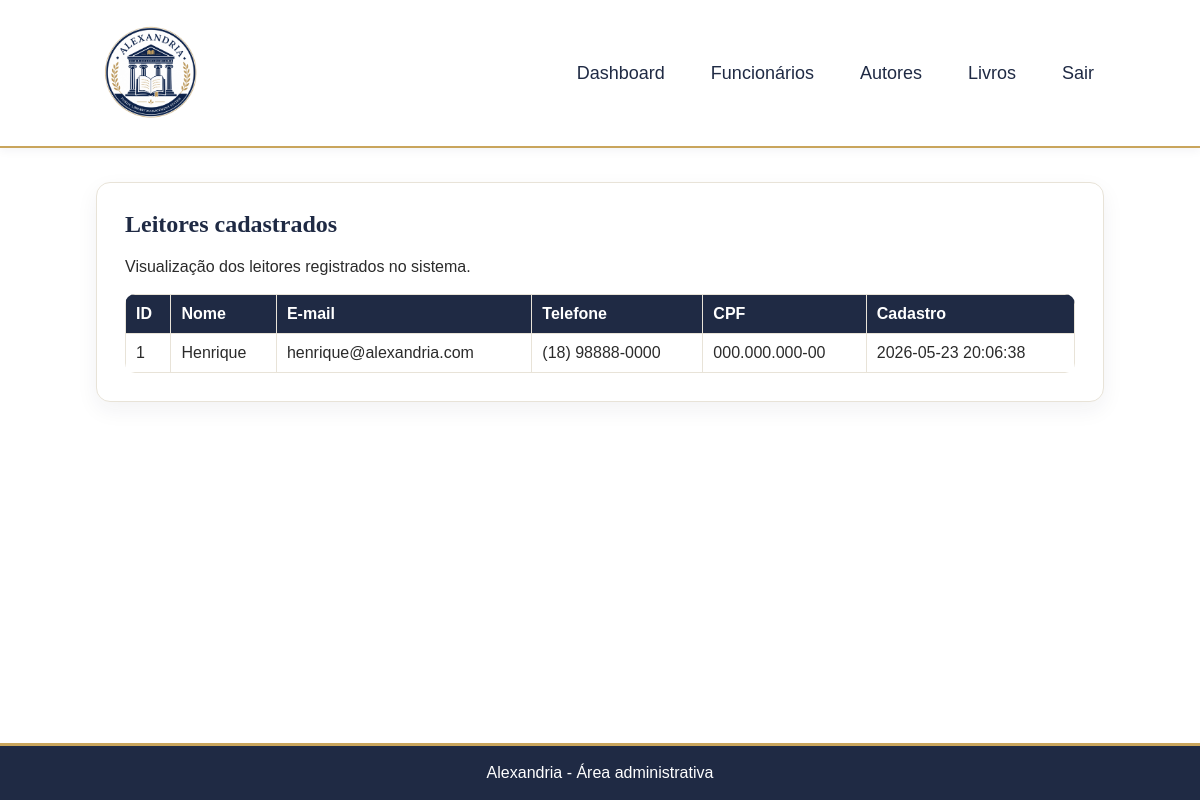
The page /view/gerenciar_leitores.php (signed in) on the database its author committed.
### tables this page shows
CREATE TABLE leitores (
    id_leitor INT AUTO_INCREMENT PRIMARY KEY,
    nome VARCHAR(100) NOT NULL,
    email VARCHAR(100) NOT NULL UNIQUE,
    senha VARCHAR(255) NOT NULL,
    telefone VARCHAR(20),
    cpf VARCHAR(20),
    data_cadastro DATETIME DEFAULT CURRENT_TIMESTAMP
);

### view/gerenciar_leitores.php (the view, shortened to what this page needs)
<?php
require_once "../controller/conexao.php";
$resultado = mysqli_query($conexao, "SELECT id_leitor, nome, email, telefone, cpf, data_cadastro FROM leitores ORDER BY nome");
?>
<!DOCTYPE html>
<html lang="pt-br">
<head>
    <link rel="stylesheet" href="../assets/css/style.css">
</head>
<body>
    <header>
        <a class="logo-site" href="../index.php">
            <img src="../assets/img/logo_alexandria.webp" alt="Logo Alexandria">
        </a>
        <nav>
            <a href="dashboard.php">Dashboard</a>
            <a href="gerenciar_funcionarios.php">Funcionários</a>
            <a href="gerenciar_autores.php">Autores</a>
            <a href="gerenciar_livros.php">Livros</a>
            <a href="../controller/auth.php?acao=logout">Sair</a>
        </nav>
    </header>
    <main>
        <section>
            <h2>Leitores cadastrados</h2>
            <p>Visualização dos leitores registrados no sistema.</p>
            <table>
                <thead>
                    <tr>
                        <th>ID</th>
                        <th>Nome</th>
                        <th>E-mail</th>
                        <th>Telefone</th>
                        <th>CPF</th>
                        <th>Cadastro</th>
                    </tr>
                </thead>
                <tbody>
                    <?php if ($resultado && mysqli_num_rows($resultado) > 0): ?>
                        <?php while ($leitor = mysqli_fetch_assoc($resultado)): ?>
                            <tr>
                                <td><?php echo intval($leitor["id_leitor"]); ?></td>
                                <td><?php echo htmlspecialchars($leitor["nome"]); ?></td>
                                <td><?php echo htmlspecialchars($leitor["email"]); ?></td>
                                <td><?php echo htmlspecialchars($leitor["telefone"]); ?></td>
                                <td><?php echo htmlspecialchars($leitor["cpf"]); ?></td>
                                <td><?php echo htmlspecialchars($leitor["data_cadastro"]); ?></td>
                            </tr>
                        <?php endwhile; ?>
                    <?php else: ?>
                        <tr>
                            <td colspan="6">Nenhum leitor cadastrado.</td>
                        </tr>
                    <?php endif; ?>
                </tbody>
            </table>
        </section>
    </main>
    <footer>
        <p>Alexandria - Área administrativa</p>
    </footer>
</body>
</html>

### assets/css/style.css (style rules this page uses)
:root { --branco: #ffffff; --fundo: #ffffff; --fundo-claro: #ffffff; --azul: #1f2a44; --azul-hover: #162033; --dourado: #c9a55c; --dourado-claro: #eadfbe; --cinza: #e8e3d8; --texto: #2b2b2b; --texto-suave: #666666; }
* { box-sizing: border-box; }
html { min-height: 100%; }
body { min-height: 100vh; margin: 0; display: flex; flex-direction: column; font-family: Arial, Helvetica, sans-serif; background: var(--fundo); color: var(--texto); }
header { display: flex; align-items: center; justify-content: space-between; flex-wrap: wrap; gap: 12px 24px; background: var(--branco); color: var(--azul); padding: 18px 8%; border-bottom: 2px solid var(--dourado); box-shadow: 0 2px 10px rgba(31, 42, 68, 0.06); }
.logo-site { display: inline-block; text-decoration: none; }
.logo-site img { display: block; width: 110px; max-width: 100%; height: auto; }
nav { display: flex; align-items: center; justify-content: flex-end; flex-wrap: wrap; gap: 26px; }
nav a { color: var(--azul); text-decoration: none; font-size: 18px; padding: 6px 10px; }
main { width: 84%; margin: 0 auto; padding: 34px 0; flex: 1; }
.hero, main > section, .pagina-formulario section { background: var(--branco); padding: 28px; border: 1px solid var(--cinza); border-radius: 14px; box-shadow: 0 8px 22px rgba(31, 42, 68, 0.06); margin-bottom: 24px; }
.hero h2, main h2 { margin-top: 0; font-family: Georgia, 'Times New Roman', serif; color: var(--azul); }
table { width: 100%; border-collapse: collapse; margin-top: 18px; background: var(--branco); border-radius: 10px; overflow: hidden; }
th, td { border: 1px solid var(--cinza); padding: 10px; text-align: left; vertical-align: top; }
th { background: var(--azul); color: var(--branco); }
footer { background: var(--azul); color: var(--branco); padding: 18px 8%; text-align: center; border-top: 3px solid var(--dourado); }
footer p { margin: 0; }

### rows shown on the page
leitores: id_leitor "1", nome "Henrique", email "henrique@alexandria.com", telefone "(18) 98888-0000", cpf "000.000.000-00", data_cadastro "2026-05-23 20:06:38"
